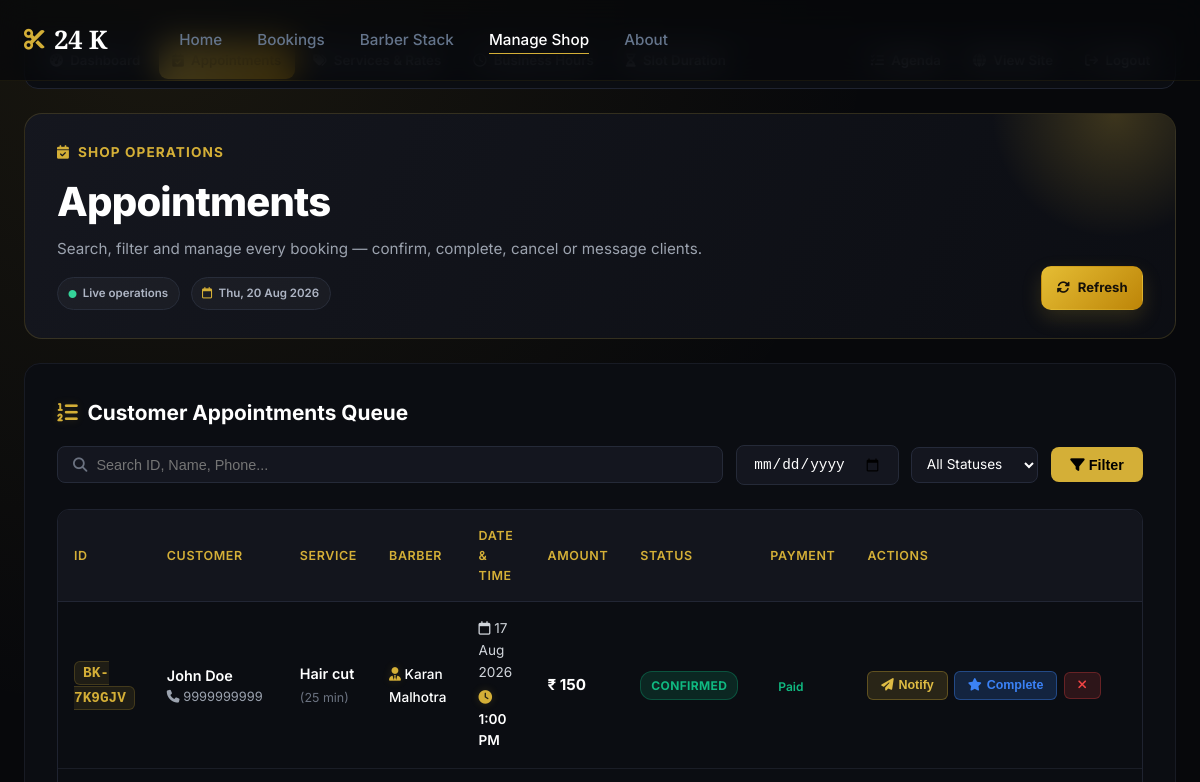
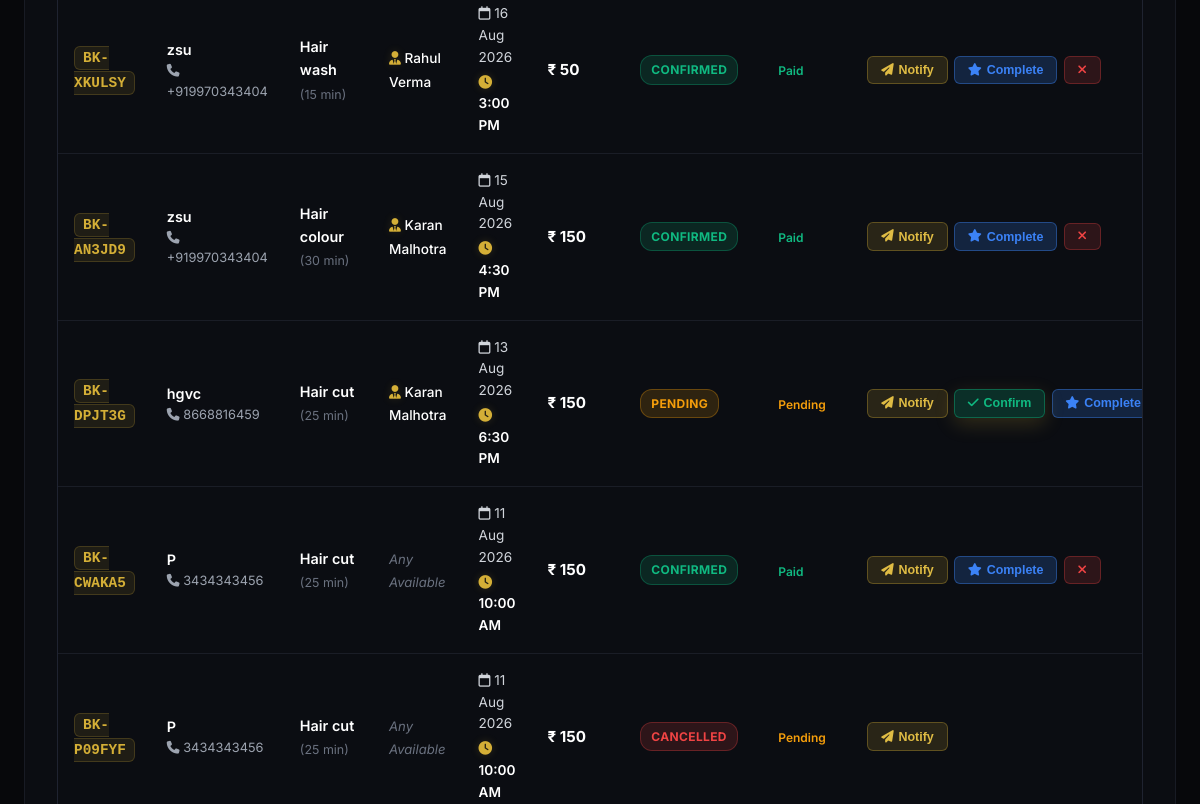
Page /dashboard/appointments/ (signed in, upper part) on the earlier database version (2 pictures, top to bottom).
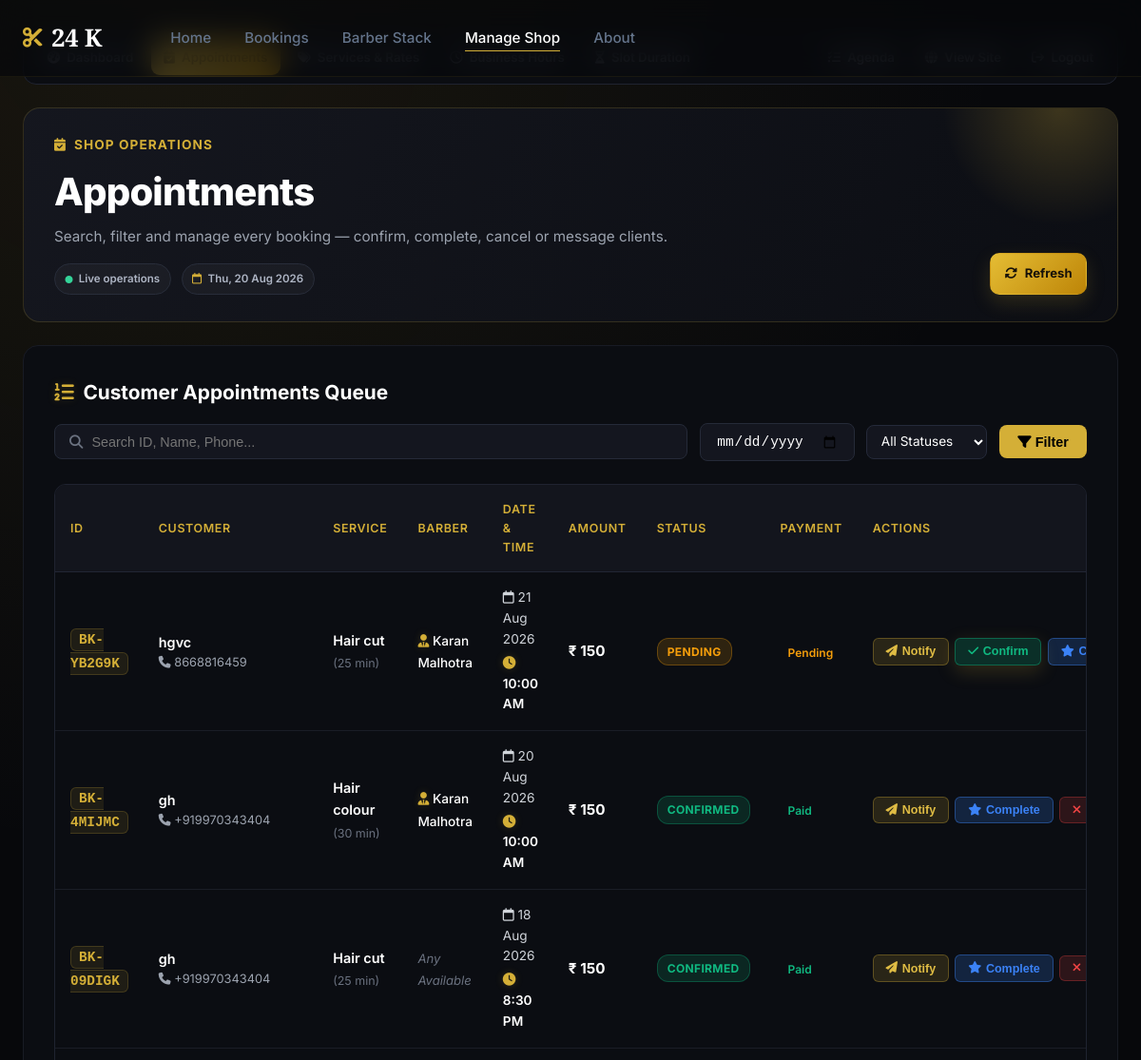
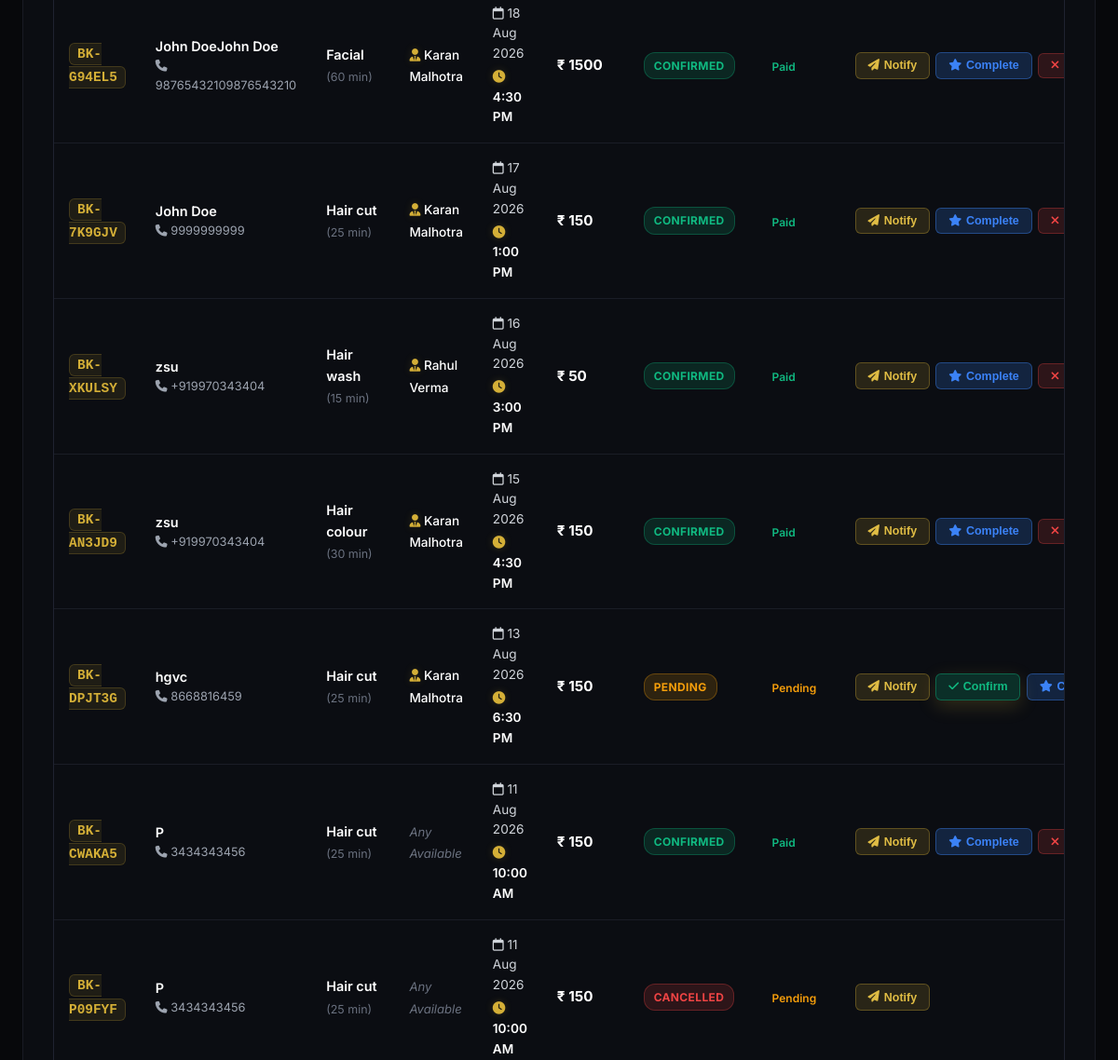
Same page on the later database version (2 pictures, top to bottom).
### booking/models.py (models this page shows, shortened)
class Booking(models.Model):
    STATUS_PENDING = 'PENDING'
    STATUS_CONFIRMED = 'CONFIRMED'
    STATUS_COMPLETED = 'COMPLETED'
    STATUS_CANCELLED = 'CANCELLED'
    STATUS_CHOICES = [
        (STATUS_PENDING, 'Pending'),
        (STATUS_CONFIRMED, 'Confirmed'),
        (STATUS_COMPLETED, 'Completed'),
        (STATUS_CANCELLED, 'Cancelled'),
    ]
    booking_id = models.CharField(max_length=20, unique=True, editable=False)
    user = models.ForeignKey(User, on_delete=models.SET_NULL, null=True, blank=True, related_name='bookings')
    service = models.ForeignKey(Service, on_delete=models.PROTECT, related_name='bookings')
    barber = models.ForeignKey(Barber, on_delete=models.SET_NULL, null=True, blank=True, related_name='bookings')
    booking_date = models.DateField()
    booking_time = models.TimeField()
    customer_name = models.CharField(max_length=100)
    customer_phone = models.CharField(max_length=20)
    customer_email = models.EmailField()
    special_request = models.TextField(blank=True)
    amount = models.DecimalField(max_digits=8, decimal_places=2)
    status = models.CharField(max_length=20, choices=STATUS_CHOICES, default=STATUS_PENDING)
    created_at = models.DateTimeField(auto_now_add=True)
    updated_at = models.DateTimeField(auto_now=True)
    class Meta:
        ordering = ['-created_at']
        indexes = [
            models.Index(fields=['booking_date', 'booking_time']),
            models.Index(fields=['user', 'status']),
            models.Index(fields=['booking_id']),
        ]

class Service(models.Model):
    CATEGORY_CHOICES = [
        ('MALE', 'Male Services'),
        ('FEMALE', 'Female Services'),
    ]
    name = models.CharField(max_length=100)
    category = models.CharField(max_length=20, choices=CATEGORY_CHOICES, default='MALE')
    description = models.TextField()
    price = models.DecimalField(max_digits=8, decimal_places=2)
    duration = models.PositiveIntegerField(help_text="Duration in minutes")
    image = models.ImageField(upload_to='services/', null=True, blank=True)
    icon = models.CharField(
        max_length=50,
        default='scissors',
        help_text="Font Awesome icon name (e.g. scissors, star, spa)"
    )
    is_active = models.BooleanField(default=True)
    sort_order = models.PositiveIntegerField(default=0)
    created_at = models.DateTimeField(auto_now_add=True)
    class Meta:
        ordering = ['sort_order', 'price']
        verbose_name = 'Service'
        verbose_name_plural = 'Services'

class Barber(models.Model):
    name = models.CharField(max_length=100)
    title = models.CharField(max_length=100, default='Master Barber')
    bio = models.TextField(blank=True, default='Expert in precision cuts, fades, and traditional hot towel grooming.')
    photo = models.ImageField(upload_to='barbers/', null=True, blank=True)
    avatar_icon = models.CharField(
        max_length=50,
        default='user-tie',
        help_text="Font Awesome icon name (e.g. user-tie, user-ninja, user-doctor, crown)"
    )
    specialties = models.CharField(max_length=200, default='Skin Fade, Beard Styling, Hair Design')
    rating = models.DecimalField(max_digits=3, decimal_places=1, default=4.9)
    experience_years = models.PositiveIntegerField(default=5)
    is_active = models.BooleanField(default=True)
    user = models.OneToOneField(
        User, on_delete=models.SET_NULL, null=True, blank=True,
        related_name='barber_profile',
        help_text="Optional shop account that signs this barber into their personal dashboard."
    )
    created_at = models.DateTimeField(auto_now_add=True)
    class Meta:
        ordering = ['name']
        verbose_name = 'Barber'
        verbose_name_plural = 'Barbers'

class Payment(models.Model):
    STATUS_PENDING = 'PENDING'
    STATUS_PAID = 'PAID'
    STATUS_FAILED = 'FAILED'
    STATUS_REFUNDED = 'REFUNDED'
    STATUS_CHOICES = [
        (STATUS_PENDING, 'Pending'),
        (STATUS_PAID, 'Paid'),
        (STATUS_FAILED, 'Failed'),
        (STATUS_REFUNDED, 'Refunded'),
    ]
    booking = models.OneToOneField(Booking, on_delete=models.CASCADE, related_name='payment')
    amount = models.DecimalField(max_digits=8, decimal_places=2)
    transaction_id = models.CharField(max_length=100, unique=True, null=True, blank=True)
    payment_method = models.CharField(max_length=50, default='MOCK')
    status = models.CharField(max_length=20, choices=STATUS_CHOICES, default=STATUS_PENDING)
    created_at = models.DateTimeField(auto_now_add=True)
    updated_at = models.DateTimeField(auto_now=True)
    class Meta:
        verbose_name = 'Payment'
        verbose_name_plural = 'Payments'

### booking/views.py (the view, shortened to what this page needs)
# urls.py: path('dashboard/appointments/', views.admin_appointments, name='admin_appointments'),
@barber_staff_required
def admin_appointments(request):
    today = timezone.localdate()
    status_filter = request.GET.get('status', 'ALL')
    search_q = request.GET.get('q', '').strip()
    date_filter = request.GET.get('date', '').strip()
    qs = Booking.objects.select_related('service', 'barber', 'payment').order_by('-booking_date', '-booking_time')
    if status_filter == 'TODAY':
        qs = qs.filter(booking_date=today)
    elif status_filter in [Booking.STATUS_PENDING, Booking.STATUS_CONFIRMED, Booking.STATUS_COMPLETED, Booking.STATUS_CANCELLED]:
        qs = qs.filter(status=status_filter)
    if date_filter:
        try:
            parsed_d = date.fromisoformat(date_filter)
            qs = qs.filter(booking_date=parsed_d)
        except ValueError:
            pass
    context = {
        'active_nav': 'appointments',
        'bookings': qs[:100],
        'status_filter': status_filter,
        'search_q': search_q,
        'date_filter': date_filter,
        'today': today,
    }
    return render(request, 'admin_appointments.html', context)

### templates/admin_appointments.html (shortened to what this page needs)
{% extends 'base.html' %}
{% load static %}
{% block body_class %}barber-dashboard-page{% endblock %}
{% block content %}
<div class="admin-dashboard-wrapper">
  <div class="container">
    {% include 'admin_nav.html' %}
    <div class="dashboard-header" data-animate="fade-up">
      <div>
        <div class="dashboard-eyebrow"><i class="fa-solid fa-calendar-check"></i> Shop operations</div>
        <h1 class="dashboard-title">Appointments</h1>
        <p class="dashboard-subtitle">Search, filter and manage every booking — confirm, complete, cancel or message clients.</p>
        <div class="dashboard-header-meta">
          <span><i class="fa-solid fa-circle"></i> Live operations</span>
          <span><i class="fa-regular fa-calendar"></i> {{ today|date:"D, d M Y" }}</span>
        </div>
      </div>
      <div class="header-actions">
        <a href="{% url 'admin_appointments' %}" class="dashboard-header-button dashboard-header-button--primary">
          <i class="fa-solid fa-rotate"></i> Refresh
        </a>
      </div>
    </div>
    <div class="dashboard-section" data-animate="fade-up" data-delay="200">
      <div class="appointments-header">
        <div class="section-title-wrap" style="margin-bottom: 0;">
          <h2><i class="fa-solid fa-list-ol text-gold"></i> Customer Appointments Queue</h2>
        </div>
        <form method="GET" action="{% url 'admin_appointments' %}" class="admin-filter-form">
          <div class="filter-controls">
            <div class="search-input-wrap">
              <i class="fa-solid fa-magnifying-glass"></i>
              <input type="text" name="q" value="{{ search_q }}" placeholder="Search ID, Name, Phone..." />
            </div>
            <div class="date-input-wrap">
              <input type="date" name="date" value="{{ date_filter }}" />
            </div>
            <select name="status" class="admin-select-filter" onchange="this.form.submit()">
              <option value="ALL" {% if status_filter == 'ALL' %}selected{% endif %}>All Statuses</option>
            </select>
            <button type="submit" class="btn-filter"><i class="fa-solid fa-filter"></i> Filter</button>
          </div>
        </form>
      </div>
      <div class="table-responsive">
        <table class="admin-table">
          <thead>
            <tr>
              <th>ID</th>
              <th>Customer</th>
              <th>Service</th>
              <th>Barber</th>
              <th>Date & Time</th>
              <th>Amount</th>
              <th>Status</th>
              <th>Payment</th>
              <th>Actions</th>
            </tr>
          </thead>
          <tbody>
            {% for booking in bookings %}
            <tr>
              <td><span class="booking-id-tag">{{ booking.booking_id }}</span></td>
              <td>
                <div class="customer-info-box">
                  <span class="cust-name">{{ booking.customer_name }}</span>
                  <span class="cust-phone"><i class="fa-solid fa-phone"></i> {{ booking.customer_phone }}</span>
                </div>
              </td>
              <td>
                <span class="service-name-tag">{{ booking.service.name }}</span>
                <span class="service-dur">({{ booking.service.duration }} min)</span>
              </td>
              <td>
                {% if booking.barber %}
                  <span class="barber-assigned-tag"><i class="fa-solid fa-user-tie text-gold"></i> {{ booking.barber.name }}</span>
                {% else %}
                  <span class="barber-any-tag">Any Available</span>
                {% endif %}
              </td>
              <td>
                <div class="date-time-box">
                  <span class="b-date"><i class="fa-regular fa-calendar"></i> {{ booking.booking_date|date:"d M Y" }}</span>
                  <span class="b-time"><i class="fa-regular fa-clock text-gold"></i> {{ booking.booking_time|time:"g:i A" }}</span>
                </div>
              </td>
              <td><span class="amount-tag">₹ {{ booking.amount|floatformat:0 }}</span></td>
              <td><span class="status-badge status-{{ booking.status|lower }}">{{ booking.get_status_display }}</span></td>
              <td>
                {% if booking.payment %}
                  <span class="payment-badge pay-{{ booking.payment.status|lower }}">{{ booking.payment.get_status_display }}</span>
                {% else %}
                  <span class="payment-badge">—</span>
                {% endif %}
              </td>
              <td>
                <div class="action-buttons">
                  <button type="button" class="btn-action btn-notify" title="Send Message or WhatsApp Notification" onclick="openNotifyModal('{{ booking.booking_id }}', '{{ booking.customer_name|escapejs }}', '{{ booking.customer_phone|escapejs }}', '{{ booking.service.name|escapejs }}', '{{ booking.booking_date|date:"d M Y" }}', '{{ booking.booking_time|time:"g:i A" }}')">
                    <i class="fa-solid fa-paper-plane"></i> Notify
                  </button>
                  {% if booking.status != 'CONFIRMED' and booking.status != 'COMPLETED' and booking.status != 'CANCELLED' %}
                    <form action="{% url 'admin_update_status' booking.booking_id %}" method="POST" style="display:inline;">
                      <button type="submit" class="btn-action btn-confirm" title="Confirm Appointment"><i class="fa-solid fa-check"></i> Confirm</button>
                    </form>
                  {% endif %}
                  {% if booking.status != 'COMPLETED' and booking.status != 'CANCELLED' %}
                    <form action="{% url 'admin_update_status' booking.booking_id %}" method="POST" style="display:inline;">
                      <button type="submit" class="btn-action btn-complete" title="Mark Completed"><i class="fa-solid fa-star"></i> Complete</button>
                    </form>
                  {% endif %}
                  {% if booking.status != 'CANCELLED' and booking.status != 'COMPLETED' %}
                    <form action="{% url 'admin_update_status' booking.booking_id %}" method="POST" style="display:inline;">
                      <button type="submit" class="btn-action btn-cancel" title="Cancel Appointment" onclick="return confirm('Are you sure you want to cancel this booking?')"><i class="fa-solid fa-xmark"></i></button>
                    </form>
                  {% endif %}
                </div>
              </td>
            </tr>
            {% endfor %}
          </tbody>
        </table>
      </div>
    </div>
  </div>
</div>
{% endblock %}

### templates/base.html (shortened to what this page needs)
<!DOCTYPE html>
<html lang="en">
<head>
  <link rel="stylesheet" href="https://cdnjs.cloudflare.com/ajax/libs/font-awesome/6.5.0/css/all.min.css" />
  {% load static %}
  <link rel="stylesheet" href="{% static 'css/style.css' %}?v={% now 'U' %}" />
</head>
<body class="{% block body_class %}{% endblock %}">
<nav class="navbar" id="navbar">
  <div class="nav-container">
    <a href="{% url 'home' %}" class="nav-logo">
      <span class="logo-icon"><i class="fa-solid fa-scissors"></i></span>
      <span class="logo-text">24 K</span>
    </a>
    <ul class="nav-links" id="navLinks">
      <li><a href="{% url 'home' %}" class="nav-link {% if request.resolver_match.url_name == 'home' %}active{% endif %}">Home</a></li>
      <li><a href="{% url 'booking_list' %}" class="nav-link {% if 'booking' in request.resolver_match.url_name %}active{% endif %}">Bookings</a></li>
      <li><a href="{% url 'barber_agenda' %}" target="_blank" class="nav-link {% if request.resolver_match.url_name == 'barber_agenda' %}active{% endif %}">Barber Stack</a></li>
      {% if request.user.is_staff %}<li><a href="{% url 'barber_dashboard' %}" class="nav-link {% if request.resolver_match.url_name == 'barber_dashboard' or request.resolver_match.url_name|slice:':6' == 'admin_' %}active{% endif %}">Manage Shop</a></li>{% endif %}
      <li><a href="{% url 'about' %}" class="nav-link {% if request.resolver_match.url_name == 'about' %}active{% endif %}">About</a></li>
    </ul>
  </div>
</nav>
<main>
  {% block content %}{% endblock %}
</main>
{% load static %}
</body>
</html>

### templates/admin_nav.html (shortened to what this page needs)
<nav class="admin-topnav" aria-label="Management navigation">
  <a href="{% url 'admin_dashboard' %}" class="{% if active_nav == 'dashboard' %}active{% endif %}"><i class="fa-solid fa-gauge-high"></i> Dashboard</a>
  <a href="{% url 'admin_appointments' %}" class="{% if active_nav == 'appointments' %}active{% endif %}"><i class="fa-solid fa-calendar-check"></i> Appointments</a>
  <a href="{% url 'admin_services' %}" class="{% if active_nav == 'services' %}active{% endif %}"><i class="fa-solid fa-tags"></i> Services &amp; Rates</a>
  <a href="{% url 'admin_hours' %}" class="{% if active_nav == 'hours' %}active{% endif %}"><i class="fa-regular fa-clock"></i> Business Hours</a>
  <a href="{% url 'admin_settings' %}" class="{% if active_nav == 'settings' %}active{% endif %}"><i class="fa-solid fa-hourglass-half"></i> Slot Duration</a>
  <a href="{% url 'barber_agenda' %}" target="_blank"><i class="fa-solid fa-list-check"></i> Agenda</a>
  <a href="{% url 'home' %}"><i class="fa-solid fa-globe"></i> View Site</a>
  <form action="{% url 'logout' %}" method="POST" class="admin-topnav-logout">
    <button type="submit"><i class="fa-solid fa-arrow-right-from-bracket"></i> Logout</button>
  </form>
</nav>

Differences in the rows shown:
added Booking: booking_id "BK-YB2G9K", customer_name "hgvc", customer_phone "8668816459", service.name "Hair cut", service.duration "25", barber.name "Karan Malhotra", booking_date "21 Aug 2026", booking_time "10:00 AM", amount "150", status "PENDING", payment.status "Pending", shows "Confirm", shows "Complete"
added Booking: booking_id "BK-4MIJMC", customer_name "gh", customer_phone "+919970343404", service.name "Hair colour", service.duration "30", barber.name "Karan Malhotra", booking_date "20 Aug 2026", booking_time "10:00 AM", amount "150", status "CONFIRMED", payment.status "Paid", shows "Complete"
added Booking: booking_id "BK-09DIGK", customer_name "gh", customer_phone "+919970343404", service.name "Hair cut", service.duration "25", shows "Any Available", booking_date "18 Aug 2026", booking_time "8:30 PM", amount "150", status "CONFIRMED", payment.status "Paid", shows "Complete"
added Booking: booking_id "BK-G94EL5", customer_name "John DoeJohn Doe", customer_phone "98765432109876543210", service.name "Facial", service.duration "60", barber.name "Karan Malhotra", booking_date "18 Aug 2026", booking_time "4:30 PM", amount "1500", status "CONFIRMED", payment.status "Paid", shows "Complete"
